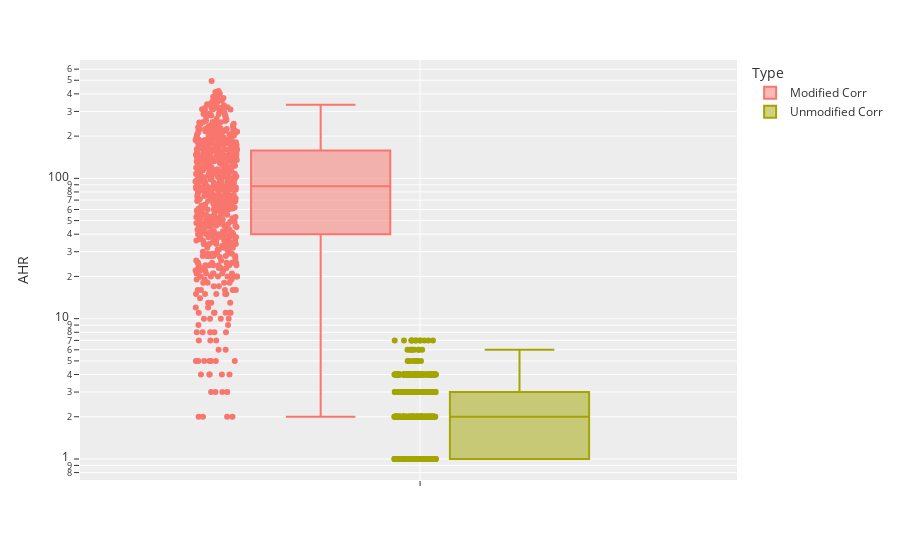

Notebook cell for this chart:
### Code cell
comb_rank = pd.concat([ahr_ranked, ahr_ranked_modified], axis=0).reset_index(names="gene")
px.box(comb_rank, y="AHR", color="Type", points="all", hover_data="gene", log_y=True)

### Figure 1 — Plotly figure (JSON) as saved in the notebook; plotly's stock layout.template omitted (floating-point values rounded to 4 significant figures; data arrays with more than 128 entries replaced by an {"elided": "..."} marker saying what was removed)
{"data": [{"alignmentgroup": "True", "boxpoints": "all", "customdata": {"elided": "658x1 str values"}, "hovertemplate": "Type=Modified Corr<br>AHR=%{y}<br>gene=%{customdata[0]}<extra></extra>", "legendgroup": "Modified Corr", "marker": {"color": "#F8766D"}, "name": "Modified Corr", "notched": false, "offsetgroup": "Modified Corr", "orientation": "v", "showlegend": true, "type": "box", "x0": " ", "xaxis": "x", "y": {"elided": "658 float values"}, "y0": " ", "yaxis": "y"}, {"alignmentgroup": "True", "boxpoints": "all", "customdata": {"elided": "658x1 str values"}, "hovertemplate": "Type=Unmodified Corr<br>AHR=%{y}<br>gene=%{customdata[0]}<extra></extra>", "legendgroup": "Unmodified Corr", "marker": {"color": "#A3A500"}, "name": "Unmodified Corr", "notched": false, "offsetgroup": "Unmodified Corr", "orientation": "v", "showlegend": true, "type": "box", "x0": " ", "xaxis": "x", "y": {"elided": "658 int values"}, "y0": " ", "yaxis": "y"}], "layout": {"boxmode": "group", "legend": {"title": {"text": "Type"}, "tracegroupgap": 0}, "margin": {"t": 60}, "xaxis": {"anchor": "y", "domain": [0, 1]}, "yaxis": {"anchor": "x", "domain": [0, 1], "title": {"text": "AHR"}, "type": "log"}}}
